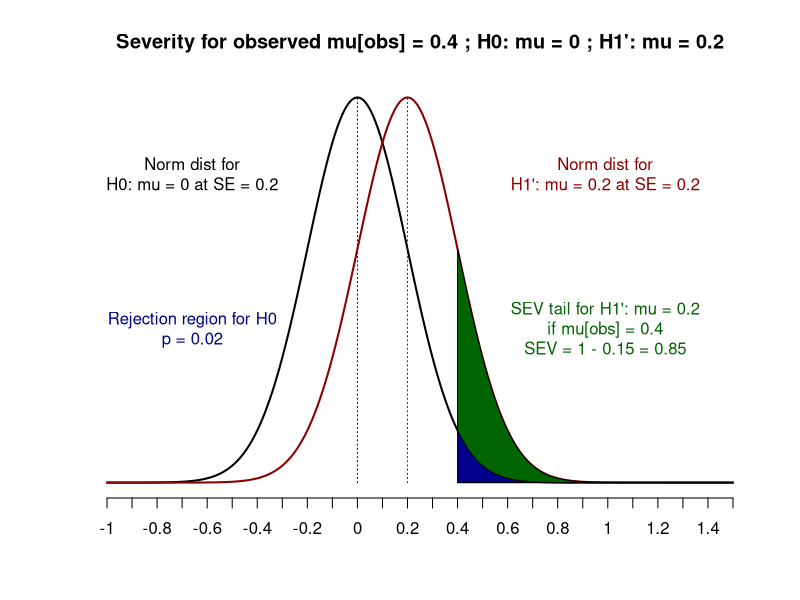

The R script that drew this image:
save.pdf = F

# Sig level.
sig <- 0.05

# Hypothesis.
# H0 : mu = 0
# H1 : mu > 0

# Parameters.
sd <- 2
n <- 100

# The three outcomes.
mus <- c( mu1 <- 0.4 # 2σ
          , mu2 <- 0.6 # 3σ
          , mu3 <- 1.0 # 5σ
)

# Significance tests for the tree outcomes.
se <- sd/sqrt(n)

zs <- mus/se
ps <- 1-pnorm(zs)
sigs <- ps <= sig


cat("=== Sig tests for potential outcomes ===\n"
    , "H0 : mu = 0\n", "H1 : mu > 0\n"
    , "sd = ", sd, "\nn = ", n, "\n"
    , "se = ", sd, "/√", n, " = ", se, "\n\n"
    , sep=""
)
for (i in 1:length(mus)) {
  cat("mu_obs = ", mus[i]
      , "\n z = ", zs[i]
      , "\n p = ", ps[i]
      , "\n sig = ", sigs[i]
      , "\n\n"
      , sep = ""
  )
}


if (save.pdf) pdf("severity1.pdf")

# Now set some discrepancy from the null for which sig-level has been
# reached. For example 0.4. It's two SEs from the mean under the Null.
# Is such an outcome good evidence for mu > 0.2? The goal is to tell us more
# about the probabilities of concrete deviations from the Null, not just
# "It's something larger than 0."
1-pnorm(1)
xs <- seq(-1, 1.5, 0.01)
sev <- 1-qnorm(p = 0.4, mean = 0.2, sd = se, lower.tail = T)

plot(dnorm(xs, mean = 0, sd = se), type = "l", xaxt = "n", col = 1, lwd = 2,
     main = "Severity for observed mu[obs] = 0.4 ; H0: mu = 0 ; H1': mu = 0.2",
     ylab="", xlab = "", yaxt = "n", frame.plot = F)
lines(rep(which.min(abs(xs - 0)), 2), c(0, dnorm(0, mean = 0, sd = se)), col = 1, lwd = 1, lty = 3)

lines(dnorm(xs, mean = 0.2, sd = se), col = "darkred", lwd = 2)
lines(rep(which.min(abs(xs - 0.2)), 2), c(0, dnorm(0.2, mean = 0.2, sd = se)), col = "darkred", lwd = 1, lty = 3)

# lines(rep(which.min(abs(xs - 0.4)), 2), c(0, ), col = 3, lwd = 2)
x.start <- which.min(abs(xs - 0.4))
x.end <- length(xs)
y1.all <- dnorm(seq(0.4, 1.5, 0.01), mean = 0, sd = se)
y2.all <- dnorm(seq(0.4, 1.5, 0.01), mean = 0.2, sd = se)
polygon(c(x.start, x.start:x.end), c(0, y2.all), col = "darkgreen")
polygon(c(x.start, x.start:x.end), c(0, y1.all), col = "darkblue")

axis(1, at = seq(1:length(xs))[c(TRUE, rep(FALSE, 9))], labels = xs[c(TRUE, rep(FALSE, 9))])
text(x = 35, y = 1.6, labels = paste0("Norm dist for\nH0: mu = 0 at SE = ", se))
text(x = 35, y = 0.8, labels = paste0("Rejection region for H0\np = ", round(ps[1], 2)), col = "darkblue")
text(x = 200, y = 1.6, labels = paste0("Norm dist for\nH1': mu = 0.2 at SE = ", se), col ="darkred")
text(x = 200, y = 0.8, labels = paste0("SEV tail for H1': mu = 0.2\nif mu[obs] = 0.4\nSEV = 1 - ", round(1-sev, 2), " = ", round(sev,2)), col ="darkgreen")

if (save.pdf) dev.off()
